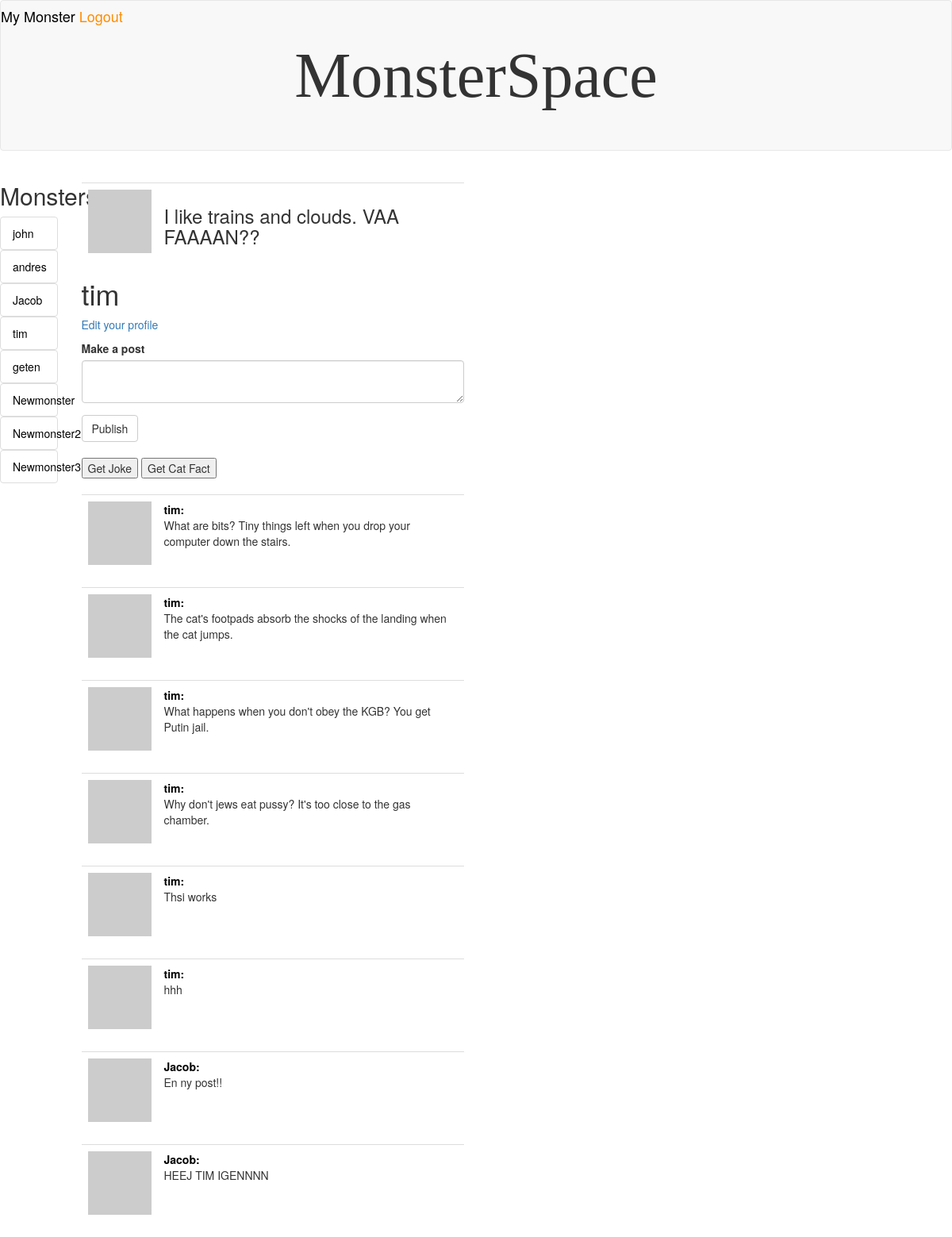
Before: /user/4 (signed in) with the older database file.
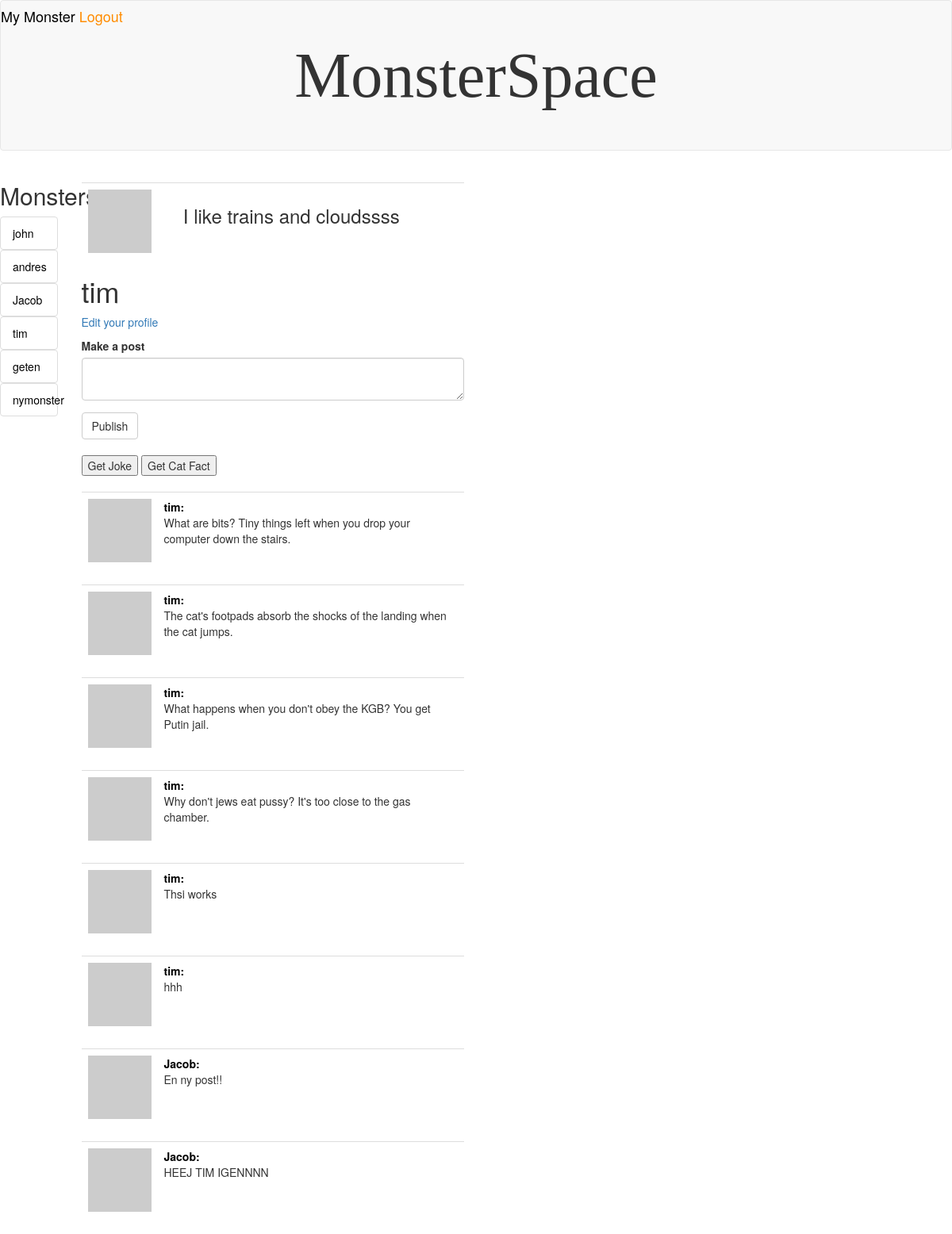
After: the same page with the newer database file.
### app/models.py (models this page shows, shortened)
class User(UserMixin, db.Model):
    id = db.Column(db.Integer, primary_key=True)
    username = db.Column(db.String(64), index=True, unique=True)
    email = db.Column(db.String(120), index=True, unique=True)
    password_hash = db.Column(db.String(128))
    posts = db.relationship('Post', backref='author', lazy='dynamic')
    about_me = db.Column(db.String(140))
    def avatar(self, size):
        digest = md5(self.email.lower().encode('utf-8')).hexdigest()
        return 'https://www.gravatar.com/avatar/{}?d=monsterid&s={}'.format(digest, size)

class Post(db.Model):
    id = db.Column(db.Integer, primary_key=True)
    body = db.Column(db.String(140))
    timestamp = db.Column(db.DateTime, index=True, default=datetime.utcnow)
    user_id = db.Column(db.Integer, db.ForeignKey('user.id'))
    page = db.Column(db.Integer)

### app/routes.py (the view)
@app.route("/user/<user_id>", methods=["GET", "POST"])
@login_required
def user(user_id):
    user = User.query.filter_by(id=user_id).first_or_404()
    posts = Post.query.filter_by(page=user.id).all()
    profiles = User.query.all()
    post_list = []
    for post in posts:
        poster_id = post.user_id
        poster = User.query.filter_by(id=poster_id).first_or_404()
        new_post = {
            'poster': poster.username,
            'body': post.body,
            'user': poster,
            'id': poster_id,
        }
        post_list.append(new_post)
    form = PostForm()
    if form.validate_on_submit():
        post = Post(page=user.id, body=form.body.data, user_id=current_user.id)
        db.session.add(post)
        db.session.commit()
        return redirect(url_for("user", user_id=user.id))
    return render_template("user.html", user=user, form=form, posts=post_list, profiles=profiles)

### app/forms.py
class PostForm(FlaskForm):
    body = TextAreaField("Make a post", validators=[Length(min=2, max=1000)])
    submit = SubmitField('Publish')

### app/models.py (called while the page is built)
@login.user_loader
def load_user(user_id):
    return db.get_or_404(User, int(user_id))

### app/templates/user.html (shortened to what this page needs)
{% extends "base.html" %}
{% import 'bootstrap/wtf.html' as wtf %}
{% block content %}
    <div class="row">
        <div class="col-lg-1">
            <div class="card">
                <div class="card-header">
                    <h2>Monsters</h2>
                </div>
                <ul class="list-group list-group-flush">
                    {% for profile in profiles %}
                    <a href="{{ url_for('user', user_id=profile.id) }}" style="color: black">
                    <li class="list-group-item">{{ profile.username }}</li></a>
                    {% endfor %}
                </ul>
                </div>
        </div>
        <br>
        <div class="col-md-5">
            <table class="table table" cellpadding="200">
                <td><img src="{{ user.avatar(200) }}"></td>
                <td>
                    {% if user.about_me %}<h3>{{ user.about_me }}</h3> {% endif %}
                </td>
            </table>
            <h1>{{ user.username }}</h1>
            {% if user == current_user %}
            <p><a href="{{ url_for('edit_profile') }}">Edit your profile</a></p>
            {% endif %}
            <div class="row">
                <div class="col-lg-12">
                    {{ wtf.quick_form(form, id="body_field") }}
                    <br>
                    <button onclick="generate_joke()">Get Joke</button>
                    <button onclick="getCatFact()">Get Cat Fact</button>
                </div>
            </div>
            <br>
            {% if posts %}
            {% for post in posts[::-1] %}
            <table class="table table-hover">
                <tr>
                    <td width="70px">
                        <a href="{{ url_for('user', user_id=post.id) }}">
                            <img src="{{ post.user.avatar(44) }}" />
                        </a>
                    </td>
                    <td>
                        <a href="{{ url_for('user', user_id=post.id) }}" style="color: black"><b>{{ post.poster }}:</b></a>
                        <br>
                        {{ post.body }}
                    </td>
                </tr>
            {% endfor %}
            </table>
            {% endif %}
        </div>
    </div>
{% endblock %}

### app/templates/base.html (shortened to what this page needs)
{% extends 'bootstrap/base.html' %}
{% block navbar %}
    <link href="https://fonts.cdnfonts.com/css/spooky-nightmare" rel="stylesheet">
    <nav class="navbar navbar-default">
    <h4>
    {% if current_user.is_anonymous %}
    <a href="{{ url_for('login') }}" style="color: black">Login hej</a>
    <a href="{{ url_for('register') }}" style="color: black">Register</a>
    {% else %}
    <a href="{{ url_for('user', user_id=current_user.id) }}" style="color: black">My Monster</a>
    <a href="{{ url_for('logout') }}" style="color: darkorange">Logout</a>
    {% endif %}
    </h4>
    <center>
    <h1 style="font-family: 'Spooky Nightmare'; font-size: 80px">MonsterSpace</h1>
    </center>
    <br><br>
    </nav>
{% endblock %}

Changed rows visible on the page:
removed User: username "Newmonster2"
removed User: username "Newmonster3"
changed User "tim": about_me "I like trains and clouds. VAA FAAAAN??" → "I like trains and cloudssss"
changed User: username "Newmonster" → "nymonster"
